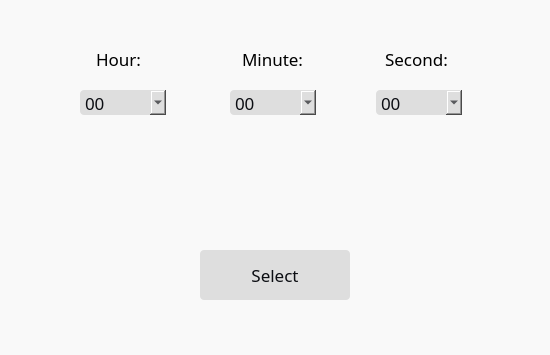
<?xml version="1.0" encoding="UTF-8"?>
<ui version="4.0">
 <class>MainWindow</class>
 <widget class="QMainWindow" name="MainWindow">
  <property name="geometry">
   <rect>
    <x>0</x>
    <y>0</y>
    <width>550</width>
    <height>355</height>
   </rect>
  </property>
  <property name="windowTitle">
   <string>Choose Time</string>
  </property>
  <property name="styleSheet">
   <string notr="true">background-color: #F9F9F9;</string>
  </property>
  <widget class="QWidget" name="centralwidget">
   <widget class="QFrame" name="frame">
    <property name="geometry">
     <rect>
      <x>0</x>
      <y>0</y>
      <width>550</width>
      <height>200</height>
     </rect>
    </property>
    <property name="styleSheet">
     <string notr="true">border: none;</string>
    </property>
    <property name="frameShape">
     <enum>QFrame::StyledPanel</enum>
    </property>
    <property name="frameShadow">
     <enum>QFrame::Raised</enum>
    </property>
    <widget class="QLabel" name="label">
     <property name="geometry">
      <rect>
       <x>96</x>
       <y>50</y>
       <width>51</width>
       <height>17</height>
      </rect>
     </property>
     <property name="font">
      <font>
       <family>Sans Serif</family>
       <pointsize>13</pointsize>
      </font>
     </property>
     <property name="text">
      <string>Hour:</string>
     </property>
    </widget>
    <widget class="QLabel" name="label_2">
     <property name="geometry">
      <rect>
       <x>242</x>
       <y>50</y>
       <width>65</width>
       <height>17</height>
      </rect>
     </property>
     <property name="font">
      <font>
       <family>Sans Serif</family>
       <pointsize>13</pointsize>
      </font>
     </property>
     <property name="text">
      <string>Minute:</string>
     </property>
    </widget>
    <widget class="QLabel" name="label_3">
     <property name="geometry">
      <rect>
       <x>385</x>
       <y>50</y>
       <width>71</width>
       <height>17</height>
      </rect>
     </property>
     <property name="font">
      <font>
       <family>Sans Serif</family>
       <pointsize>13</pointsize>
      </font>
     </property>
     <property name="text">
      <string>Second:</string>
     </property>
    </widget>
    <widget class="QComboBox" name="select_hour">
     <property name="geometry">
      <rect>
       <x>80</x>
       <y>90</y>
       <width>86</width>
       <height>25</height>
      </rect>
     </property>
     <property name="font">
      <font>
       <family>Sawasdee</family>
       <pointsize>13</pointsize>
      </font>
     </property>
     <property name="styleSheet">
      <string notr="true">background-color: #DEDEDE;
color: #0B0D12;
border-radius: 4px;</string>
     </property>
     <item>
      <property name="text">
       <string>00</string>
      </property>
     </item>
     <item>
      <property name="text">
       <string>01</string>
      </property>
     </item>
     <item>
      <property name="text">
       <string>02</string>
      </property>
     </item>
     <item>
      <property name="text">
       <string>03</string>
      </property>
     </item>
     <item>
      <property name="text">
       <string>04</string>
      </property>
     </item>
     <item>
      <property name="text">
       <string>05</string>
      </property>
     </item>
     <item>
      <property name="text">
       <string>06</string>
      </property>
     </item>
     <item>
      <property name="text">
       <string>07</string>
      </property>
     </item>
     <item>
      <property name="text">
       <string>08</string>
      </property>
     </item>
     <item>
      <property name="text">
       <string>09</string>
      </property>
     </item>
     <item>
      <property name="text">
       <string>10</string>
      </property>
     </item>
     <item>
      <property name="text">
       <string>11</string>
      </property>
     </item>
     <item>
      <property name="text">
       <string>12</string>
      </property>
     </item>
     <item>
      <property name="text">
       <string>13</string>
      </property>
     </item>
     <item>
      <property name="text">
       <string>14</string>
      </property>
     </item>
     <item>
      <property name="text">
       <string>15</string>
      </property>
     </item>
     <item>
      <property name="text">
       <string>16</string>
      </property>
     </item>
     <item>
      <property name="text">
       <string>17</string>
      </property>
     </item>
     <item>
      <property name="text">
       <string>18</string>
      </property>
     </item>
     <item>
      <property name="text">
       <string>19</string>
      </property>
     </item>
     <item>
      <property name="text">
       <string>20</string>
      </property>
     </item>
     <item>
      <property name="text">
       <string>21</string>
      </property>
     </item>
     <item>
      <property name="text">
       <string>22</string>
      </property>
     </item>
     <item>
      <property name="text">
       <string>23</string>
      </property>
     </item>
    </widget>
    <widget class="QComboBox" name="select_minute">
     <property name="geometry">
      <rect>
       <x>230</x>
       <y>90</y>
       <width>86</width>
       <height>25</height>
      </rect>
     </property>
     <property name="font">
      <font>
       <family>Sawasdee</family>
       <pointsize>13</pointsize>
      </font>
     </property>
     <property name="styleSheet">
      <string notr="true">background-color: #DEDEDE;
color: #0B0D12;
border-radius: 4px;</string>
     </property>
     <item>
      <property name="text">
       <string>00</string>
      </property>
     </item>
     <item>
      <property name="text">
       <string>01</string>
      </property>
     </item>
     <item>
      <property name="text">
       <string>02</string>
      </property>
     </item>
     <item>
      <property name="text">
       <string>03</string>
      </property>
     </item>
     <item>
      <property name="text">
       <string>04</string>
      </property>
     </item>
     <item>
      <property name="text">
       <string>05</string>
      </property>
     </item>
     <item>
      <property name="text">
       <string>06</string>
      </property>
     </item>
     <item>
      <property name="text">
       <string>07</string>
      </property>
     </item>
     <item>
      <property name="text">
       <string>08</string>
      </property>
     </item>
     <item>
      <property name="text">
       <string>09</string>
      </property>
     </item>
     <item>
      <property name="text">
       <string>10</string>
      </property>
     </item>
     <item>
      <property name="text">
       <string>11</string>
      </property>
     </item>
     <item>
      <property name="text">
       <string>12</string>
      </property>
     </item>
     <item>
      <property name="text">
       <string>13</string>
      </property>
     </item>
     <item>
      <property name="text">
       <string>14</string>
      </property>
     </item>
     <item>
      <property name="text">
       <string>15</string>
      </property>
     </item>
     <item>
      <property name="text">
       <string>16</string>
      </property>
     </item>
     <item>
      <property name="text">
       <string>17</string>
      </property>
     </item>
     <item>
      <property name="text">
       <string>18</string>
      </property>
     </item>
     <item>
      <property name="text">
       <string>19</string>
      </property>
     </item>
     <item>
      <property name="text">
       <string>20</string>
      </property>
     </item>
     <item>
      <property name="text">
       <string>21</string>
      </property>
     </item>
     <item>
      <property name="text">
       <string>22</string>
      </property>
     </item>
     <item>
      <property name="text">
       <string>23</string>
      </property>
     </item>
     <item>
      <property name="text">
       <string>24</string>
      </property>
     </item>
     <item>
      <property name="text">
       <string>25</string>
      </property>
     </item>
     <item>
      <property name="text">
       <string>26</string>
      </property>
     </item>
     <item>
      <property name="text">
       <string>27</string>
      </property>
     </item>
     <item>
      <property name="text">
       <string>28</string>
      </property>
     </item>
     <item>
      <property name="text">
       <string>29</string>
      </property>
     </item>
     <item>
      <property name="text">
       <string>30</string>
      </property>
     </item>
     <item>
      <property name="text">
       <string>31</string>
      </property>
     </item>
     <item>
      <property name="text">
       <string>32</string>
      </property>
     </item>
     <item>
      <property name="text">
       <string>33</string>
      </property>
     </item>
     <item>
      <property name="text">
       <string>34</string>
      </property>
     </item>
     <item>
      <property name="text">
       <string>35</string>
      </property>
     </item>
     <item>
      <property name="text">
       <string>36</string>
      </property>
     </item>
     <item>
      <property name="text">
       <string>37</string>
      </property>
     </item>
     <item>
      <property name="text">
       <string>38</string>
      </property>
     </item>
     <item>
      <property name="text">
       <string>39</string>
      </property>
     </item>
     <item>
      <property name="text">
       <string>40</string>
      </property>
     </item>
     <item>
      <property name="text">
       <string>41</string>
      </property>
     </item>
     <item>
      <property name="text">
       <string>42</string>
      </property>
     </item>
     <item>
      <property name="text">
       <string>43</string>
      </property>
     </item>
     <item>
      <property name="text">
       <string>44</string>
      </property>
     </item>
     <item>
      <property name="text">
       <string>45</string>
      </property>
     </item>
     <item>
      <property name="text">
       <string>46</string>
      </property>
     </item>
     <item>
      <property name="text">
       <string>47</string>
      </property>
     </item>
     <item>
      <property name="text">
       <string>48</string>
      </property>
     </item>
     <item>
      <property name="text">
       <string>49</string>
      </property>
     </item>
     <item>
      <property name="text">
       <string>50</string>
      </property>
     </item>
     <item>
      <property name="text">
       <string>51</string>
      </property>
     </item>
     <item>
      <property name="text">
       <string>52</string>
      </property>
     </item>
     <item>
      <property name="text">
       <string>53</string>
      </property>
     </item>
     <item>
      <property name="text">
       <string>54</string>
      </property>
     </item>
     <item>
      <property name="text">
       <string>55</string>
      </property>
     </item>
     <item>
      <property name="text">
       <string>56</string>
      </property>
     </item>
     <item>
      <property name="text">
       <string>57</string>
      </property>
     </item>
     <item>
      <property name="text">
       <string>58</string>
      </property>
     </item>
     <item>
      <property name="text">
       <string>59</string>
      </property>
     </item>
    </widget>
    <widget class="QComboBox" name="select_second">
     <property name="geometry">
      <rect>
       <x>376</x>
       <y>90</y>
       <width>86</width>
       <height>25</height>
      </rect>
     </property>
     <property name="font">
      <font>
       <family>Sawasdee</family>
       <pointsize>13</pointsize>
      </font>
     </property>
     <property name="styleSheet">
      <string notr="true">background-color: #DEDEDE;
color: #0B0D12;
border-radius: 4px;</string>
     </property>
     <item>
      <property name="text">
       <string>00</string>
      </property>
     </item>
     <item>
      <property name="text">
       <string>01</string>
      </property>
     </item>
     <item>
      <property name="text">
       <string>02</string>
      </property>
     </item>
     <item>
      <property name="text">
       <string>03</string>
      </property>
     </item>
     <item>
      <property name="text">
       <string>04</string>
      </property>
     </item>
     <item>
      <property name="text">
       <string>05</string>
      </property>
     </item>
     <item>
      <property name="text">
       <string>06</string>
      </property>
     </item>
     <item>
      <property name="text">
       <string>07</string>
      </property>
     </item>
     <item>
      <property name="text">
       <string>08</string>
      </property>
     </item>
     <item>
      <property name="text">
       <string>09</string>
      </property>
     </item>
     <item>
      <property name="text">
       <string>10</string>
      </property>
     </item>
     <item>
      <property name="text">
       <string>11</string>
      </property>
     </item>
     <item>
      <property name="text">
       <string>12</string>
      </property>
     </item>
     <item>
      <property name="text">
       <string>13</string>
      </property>
     </item>
     <item>
      <property name="text">
       <string>14</string>
      </property>
     </item>
     <item>
      <property name="text">
       <string>15</string>
      </property>
     </item>
     <item>
      <property name="text">
       <string>16</string>
      </property>
     </item>
     <item>
      <property name="text">
       <string>17</string>
      </property>
     </item>
     <item>
      <property name="text">
       <string>18</string>
      </property>
     </item>
     <item>
      <property name="text">
       <string>19</string>
      </property>
     </item>
     <item>
      <property name="text">
       <string>20</string>
      </property>
     </item>
     <item>
      <property name="text">
       <string>21</string>
      </property>
     </item>
     <item>
      <property name="text">
       <string>22</string>
      </property>
     </item>
     <item>
      <property name="text">
       <string>23</string>
      </property>
     </item>
     <item>
      <property name="text">
       <string>24</string>
      </property>
     </item>
     <item>
      <property name="text">
       <string>25</string>
      </property>
     </item>
     <item>
      <property name="text">
       <string>26</string>
      </property>
     </item>
     <item>
      <property name="text">
       <string>27</string>
      </property>
     </item>
     <item>
      <property name="text">
       <string>28</string>
      </property>
     </item>
     <item>
      <property name="text">
       <string>29</string>
      </property>
     </item>
     <item>
      <property name="text">
       <string>30</string>
      </property>
     </item>
     <item>
      <property name="text">
       <string>31</string>
      </property>
     </item>
     <item>
      <property name="text">
       <string>32</string>
      </property>
     </item>
     <item>
      <property name="text">
       <string>33</string>
      </property>
     </item>
     <item>
      <property name="text">
       <string>34</string>
      </property>
     </item>
     <item>
      <property name="text">
       <string>35</string>
      </property>
     </item>
     <item>
      <property name="text">
       <string>36</string>
      </property>
     </item>
     <item>
      <property name="text">
       <string>37</string>
      </property>
     </item>
     <item>
      <property name="text">
       <string>38</string>
      </property>
     </item>
     <item>
      <property name="text">
       <string>39</string>
      </property>
     </item>
     <item>
      <property name="text">
       <string>40</string>
      </property>
     </item>
     <item>
      <property name="text">
       <string>41</string>
      </property>
     </item>
     <item>
      <property name="text">
       <string>42</string>
      </property>
     </item>
     <item>
      <property name="text">
       <string>43</string>
      </property>
     </item>
     <item>
      <property name="text">
       <string>44</string>
      </property>
     </item>
     <item>
      <property name="text">
       <string>45</string>
      </property>
     </item>
     <item>
      <property name="text">
       <string>46</string>
      </property>
     </item>
     <item>
      <property name="text">
       <string>47</string>
      </property>
     </item>
     <item>
      <property name="text">
       <string>48</string>
      </property>
     </item>
     <item>
      <property name="text">
       <string>49</string>
      </property>
     </item>
     <item>
      <property name="text">
       <string>50</string>
      </property>
     </item>
     <item>
      <property name="text">
       <string>51</string>
      </property>
     </item>
     <item>
      <property name="text">
       <string>52</string>
      </property>
     </item>
     <item>
      <property name="text">
       <string>53</string>
      </property>
     </item>
     <item>
      <property name="text">
       <string>54</string>
      </property>
     </item>
     <item>
      <property name="text">
       <string>55</string>
      </property>
     </item>
     <item>
      <property name="text">
       <string>56</string>
      </property>
     </item>
     <item>
      <property name="text">
       <string>57</string>
      </property>
     </item>
     <item>
      <property name="text">
       <string>58</string>
      </property>
     </item>
     <item>
      <property name="text">
       <string>59</string>
      </property>
     </item>
    </widget>
   </widget>
   <widget class="QPushButton" name="select_btn">
    <property name="geometry">
     <rect>
      <x>200</x>
      <y>250</y>
      <width>150</width>
      <height>50</height>
     </rect>
    </property>
    <property name="font">
     <font>
      <family>Sans Serif</family>
      <pointsize>13</pointsize>
     </font>
    </property>
    <property name="cursor">
     <cursorShape>PointingHandCursor</cursorShape>
    </property>
    <property name="styleSheet">
     <string notr="true">background-color: #DEDEDE;
color: #0B0D12;
border-radius: 4px;</string>
    </property>
    <property name="text">
     <string>Select</string>
    </property>
   </widget>
  </widget>
 </widget>
 <resources/>
 <connections/>
</ui>
